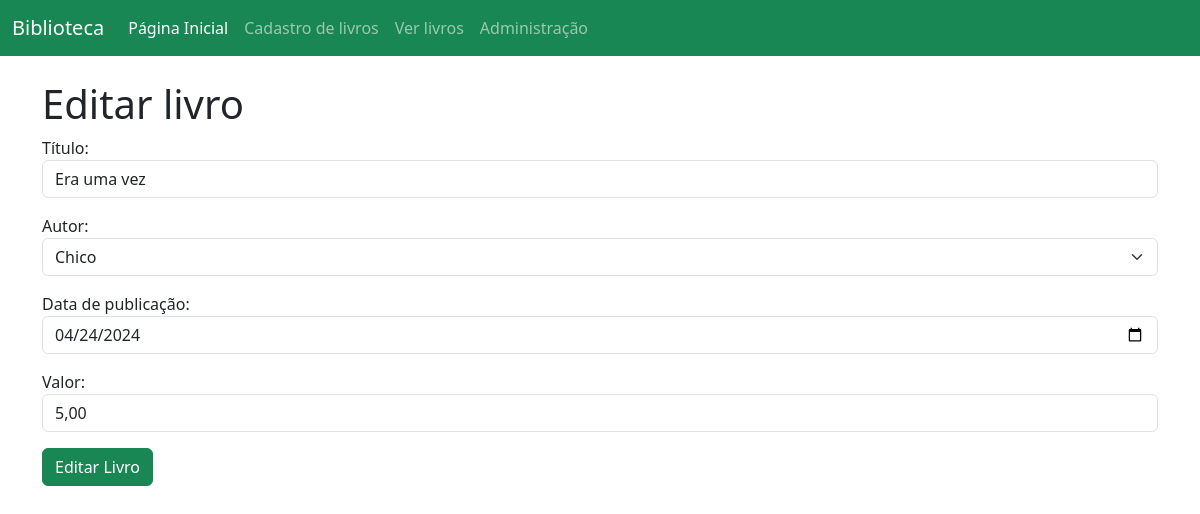
/biblioteca/editar/3/, run on the app's committed database.
### app/models.py (models this page shows, shortened)
class Livro(models.Model):
    titulo = models.CharField(max_length=255) # Atributo titulo da tabela Livro com tamanho máximo de 255 caracteres
    autor = models.ForeignKey(Autor, on_delete=models.CASCADE) # Atributo autor da tabela Livro do tipo ForeignKey que referencia a tabela Autor
    data_publicacao = models.DateField()
    livro_valor = models.DecimalField(decimal_places=2, max_digits=4, default=1.99) # Atributo data_publicacao da tabela Livro do tipo DateField

class Autor(models.Model):
    nome = models.CharField(max_length=255) # Atributo nome da tabela Autor com tamanho máximo de 255 caracteres
    sobrenome = models.CharField(max_length=255) # Atributo sobrenome da tabela Autor com tamanho máximo de 255 caracteres
    email = models.EmailField() # Atributo email da tabela Autor do tipo EmailField

### app/views.py (the view, shortened to what this page needs)
# urls.py: path('editar/<int:id>/', editar, name='editar'), # Rota para a página de edição (Chama a função editar do arquivo views.py)
def editar(request, id):
    livro = Livro.objects.get(id=id) # Obtendo o livro com o ID recebido
    autores = Autor.objects.all() # Obtendo todos os autores do banco de dados
    data_publicacao_formatada = livro.data_publicacao.strftime('%Y-%m-%d') # Formatando a data de publicação do livro
    valor_formatado = str(livro.livro_valor)
    context = {
        'livro': livro,
        'autores': autores,
        'data_publicacao_formatada': data_publicacao_formatada,
        'valor_formatado': valor_formatado,
    }
    if request.method == 'GET': # Verificando se a requisição é do tipo GET
        return render(request, 'editar_livro.html', context) # Retornando o template editar_livro.html renderizado com o contexto (livro e autores)

### app/templates/editar_livro.html (shortened to what this page needs)
{% extends 'base.html' %}
{% block conteudo-da-pagina %}
<h1>Editar livro</h1>
<form action="{% url 'editar' livro.id %}" method="post">
    <div class="mb-3">
        <label for="titulo">Título:</label>
        <input type="text" class="form-control" id="titulo" name="titulo" value="{{ livro.titulo }}">
    </div>
    <div class="mb-3">
        <label for="autor">Autor:</label>
        <select name="autor" id="autor" class="form-select">
            {% for autor in autores %}
            <option value="{{ autor.id }}" {% if autor.id == livro.autor.id %}selected{% endif %}>{{ autor.nome }}
            </option>
            {% endfor %}
        </select>
    </div>
    <div class="mb-3">
        <label for="data_publicacao">Data de publicação:</label>
        <input type="date" class="form-control" id="data_publicacao" name="data_publicacao"
            value="{{ data_publicacao_formatada }}">
    </div>
    <div class="mb-3">
        <label for="valor">Valor:</label>
        <input type="text" class="form-control" id="valor" name="valor" step="0.01" value="{{ livro.livro_valor }}">
    </div>
    <button type="submit" class="btn btn-success">Editar Livro</button>
</form>
{% endblock %}

### data on the page
Livro: titulo "Era uma vez", autor "Chico", valor "5,00"
